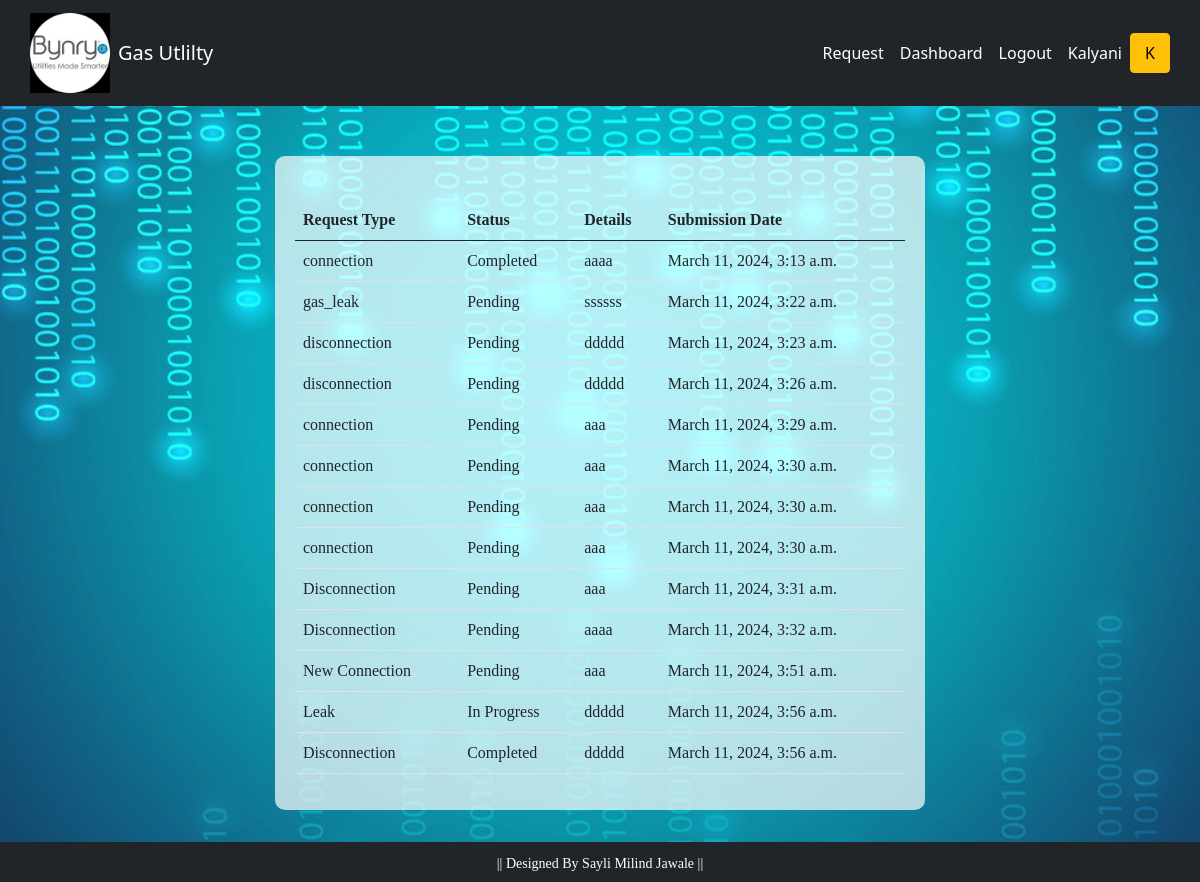
The app's page /customer/dashboard/ (signed in), older data.
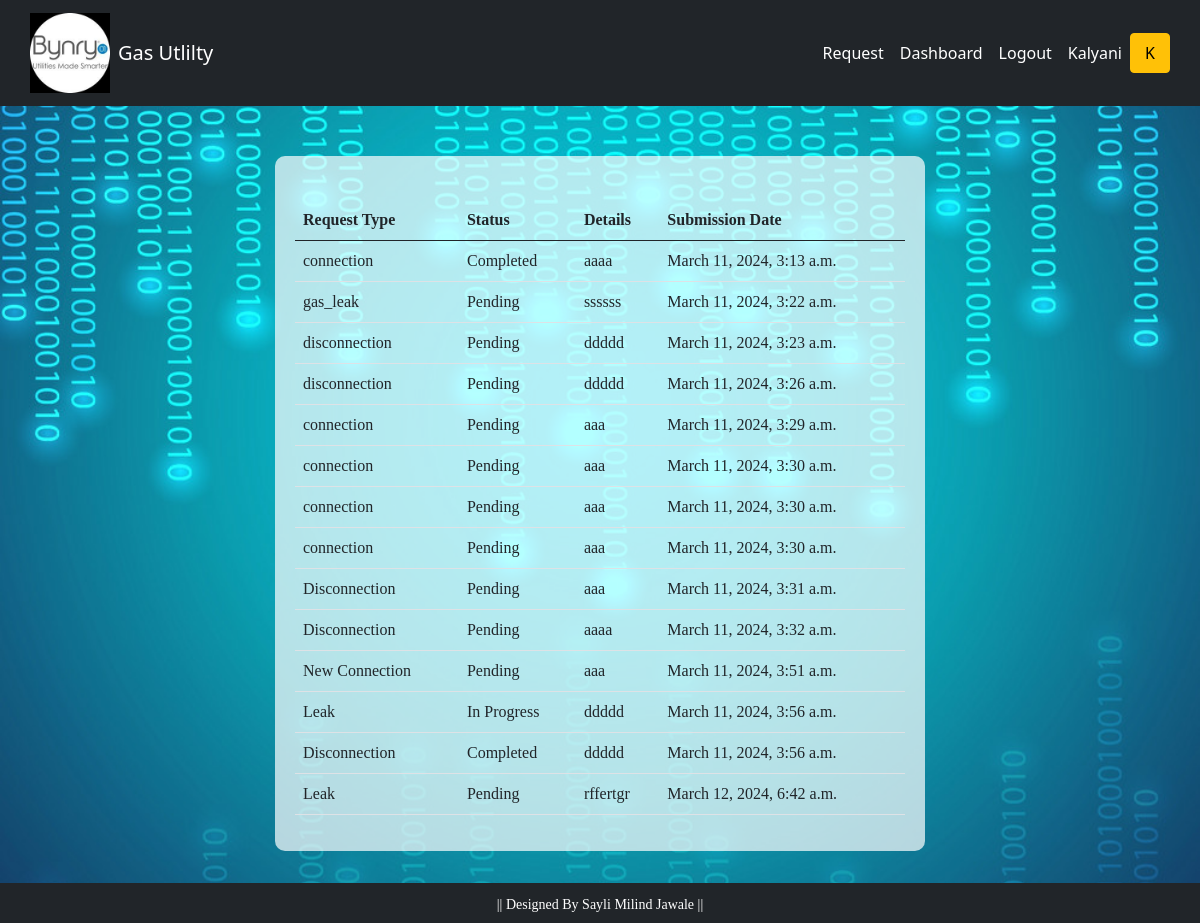
The same page, newer data.
### gas_utility_app/models.py (models this page shows, shortened)
class ServiceRequest(models.Model):
    STATUS_CHOICES = (
        ('Pending', 'Pending'),
        ('In Progress', 'In Progress'),
        ('Completed', 'Completed'),
    )
    REQUEST_TYPE_CHOICES = (
        ('New Connection ', 'New Connection'),
        ('Disconnection', 'Disconnection'),
        ('Leak', 'Leak'),
        ('Meter Replacement/Repair', 'Meter Replacement/Repair'),
        ('Billing Inquiry', 'Billing Inquiry'),
    )
    customer = models.ForeignKey(User, on_delete=models.CASCADE, null = True)
    request_type = models.CharField(max_length=100, choices=REQUEST_TYPE_CHOICES)
    details = models.TextField()
    status = models.CharField(max_length=20, choices=STATUS_CHOICES, default='Pending')
    submission_date = models.DateTimeField(auto_now_add=True)
    resolution_date = models.DateTimeField(null=True, blank=True)
    attachment = models.FileField(upload_to='service_request_attachments/', null=True, blank=True)

### gas_utility_app/views.py (the view)
# urls.py: path('customer/dashboard/', views.dashboard, name='dashboard'),
def dashboard(request):
    user = request.user
    data = ServiceRequest.objects.filter(customer = user)
    return render(request, 'customer/dashboard.html', {'data':data})

### templates/customer/dashboard.html (shortened to what this page needs)
{% extends 'base.html' %}
{% load static %}
{% block main-content %}
<div class="login-container my-5">
<table class="table">
    <thead>
      <tr>
        <th scope="col">Request Type</th>
        <th scope="col">Status</th>
        <th scope="col">Details</th>
        <th scope="col">Submission Date</th>
      </tr>
    </thead>
    <tbody>
        {% for i in data %}
        <tr>
            <td>{{ i.request_type }}</td>
            <td>{{ i.status }}</td>
            <td>{{ i.details }}</td>
            <td>{{ i.submission_date }}</td>
        </tr>
        {% endfor %}
    </tbody>
  </table>
</div>
{% endblock main-content %}

### templates/base.html (shortened to what this page needs)
<!doctype html>
{% load static %}
<html lang="en">
  <head>
    <link href="https://cdn.jsdelivr.net/npm/bootstrap@5.0.0-beta1/dist/css/bootstrap.min.css" rel="stylesheet">
    <link rel="stylesheet" href="{% static 'app/css/owl.carousel.min.css' %}">
    <link rel="stylesheet" href="{% static 'app/css/all.min.css' %}">
    <link rel="stylesheet" href="{% static 'app/css/style.css' %}">
  </head>
  <body >
      <div class="col-10" style="padding: 0;" >
    <nav class="navbar navbar-expand-lg bg-dark " style=" width: 100%;">
     <div class="container container-fluid px-0" ><a class="navbar-brand d-flex align-items-center text-white" href="#">
    <img src="{% static 'app\images\bynry1.jpeg' %}" alt="Logo" width="80" height="80" class="d-inline-block align-text-top">
    <span class="ms-2">Gas Utlilty </span>
</a>
       <div class="collapse navbar-collapse" id="navbarSupportedContent">
            <div>
          <ul class="navbar-nav me-auto mb-2 mb-lg-0">
          {% if request.user.is_authenticated %}
             <ul class="nav">
   <li>
    <a href="{% url 'service_request_form' %}" class="dropdown-item nav-link text-white">Request </a>
</li>              <li>
   <li>
    <a href="{% url 'dashboard' %}" class="dropdown-item nav-link text-white">Dashboard</a>
</li>
           <li>  <a class="dropdown-item nav-link text-white" href="{% url 'logout' %}">Logout</a>
           </li>
            </ul>
              <li class="nav-item ">
                 <a class="dropdown-item nav-link text-white" href="#">{{request.user.username|capfirst}}</a>
                 </li>
           <li class="nav-item">
              <button class="btn btn-warning "  style="height:40px; width:40px;" type="submit">{{request.user.username|capfirst|first}}</button>
            {% endif %}
          </ul>
         </div>
       </div></div>
    </nav>
      </div>
<br><br>
  <div class="container-fluid" style="padding: 0;  margin-top: 60px;">
        <div class="row">
            <div class="col-12">
                {% block main-content %} {% endblock main-content %}
            </div>
        </div>
    </div>
<div>
    <br>
    <footer class="container-fluid footer text-center p-2 mt-5 bg-dark">
        <small class="text-white" style="font-family:georgia;"> || Designed  By Sayli Milind Jawale || </small>
    </footer>
</div>
  </body>

Row changes from the older to the newer data that the page shows:
added ServiceRequest: request_type "Leak", status "Pending", details "rffertgr", submission_date "March 12, 2024, 6:42 a.m."
